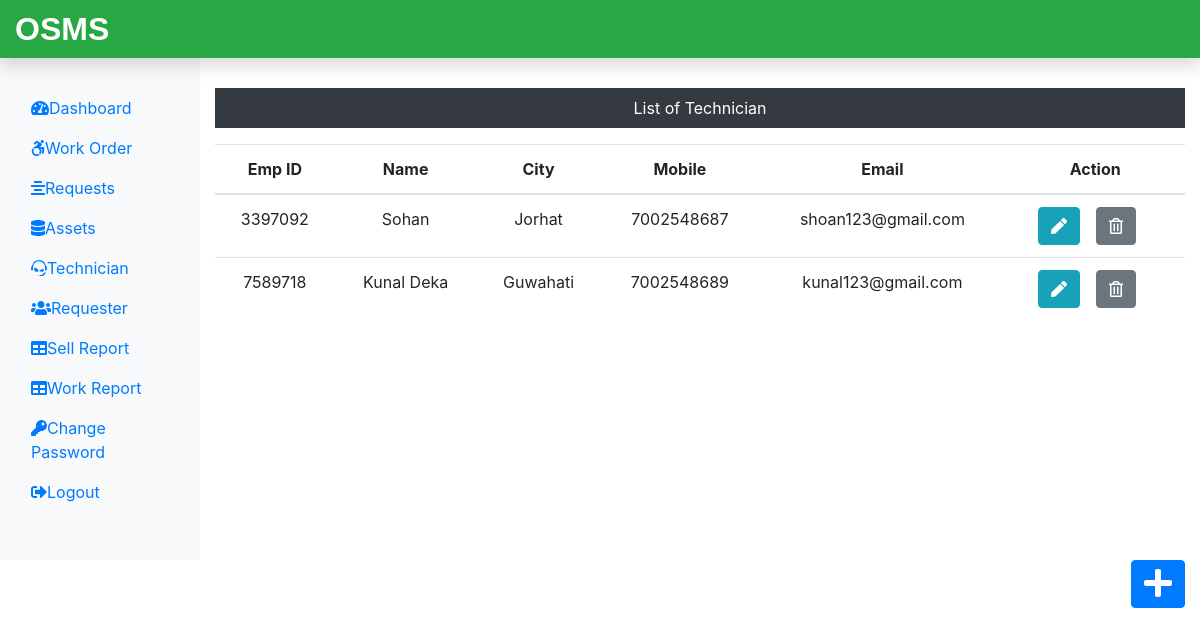
Page /Admin/technician.php (signed in) on the committed database.
### tables this page shows
CREATE TABLE `technician_tb` (
  `empid` int(11) NOT NULL,
  `empname` varchar(60) NOT NULL,
  `empcity` varchar(60) NOT NULL,
  `empMobile` bigint(20) NOT NULL,
  `empEmail` varchar(60) NOT NULL
);

### Admin/technician.php (the view, shortened to what this page needs)
<?php
include('includes/header.php');
include('../dbconnection.php');
?>
<div class="col-sm-9 col-md-10 mt-5 text-center">
 <p class="bg-dark text-white p-2">List of Technician</p>
 <?php
  $sql = "SELECT * FROM technician_tb";
  $result = $conn->query($sql);
  if($result->num_rows > 0){
   echo '<table class="table">';
    echo '<thead>';
     echo '<tr>';
      echo '<th scope="col">Emp ID</th>';
      echo '<th scope="col">Name</th>';
      echo '<th scope="col">City</th>';
      echo '<th scope="col">Mobile</th>';
      echo '<th scope="col">Email</th>';
      echo '<th scope="col">Action</th>';
     echo '</tr>';
    echo '</thead>';
    echo '<tbody>';
     while($row = $result->fetch_assoc()){
      echo '<tr>';
       echo '<td>'.$row["empid"].'</td>';
       echo '<td>'.$row["empname"].'</td>';
       echo '<td>'.$row["empcity"].'</td>';
       echo '<td>'.$row["empMobile"].'</td>';
       echo '<td>'.$row["empEmail"].'</td>';
       echo '<td>';
        echo '<form action="editemp.php" class="d-inline" method="POST">';
         echo '<input type="hidden" name="id" value='.$row["empid"].'><button type="submit" class="btn btn-info mr-3" name="edit" value="Edit"><i class="fas fa-pen"></i></button>';
        echo '</form>';
        echo '<form action="" method="POST" class="d-inline">';
        echo '<input type="hidden" name="id" value='.$row["empid"].'><button type="submit" class="btn btn-secondary mr-3" name="delete" value="Delete"><i class="far fa-trash-alt"></i></button>';
       echo '</form>';
       echo '</td>';
      echo '</tr>';
     }
    echo '</tbody>';
   echo '</table>';
  } else {
   echo '0 Result';
  }
 ?>
</div>
  </div>
  <div class="float-right"><a href="insertemp.php" class="btn btn-primary"><i class="fas fa-plus fa-2x"></i></a></div>
 </div>
<?php include('includes/footer.php')?>

### rows in the picture
technician_tb: empid "3397092", empname "Sohan", empcity "Jorhat", empMobile "7002548687", empEmail "shoan123@gmail.com"
technician_tb: empid "7589718", empname "Kunal Deka", empcity "Guwahati", empMobile "7002548689", empEmail "kunal123@gmail.com"
